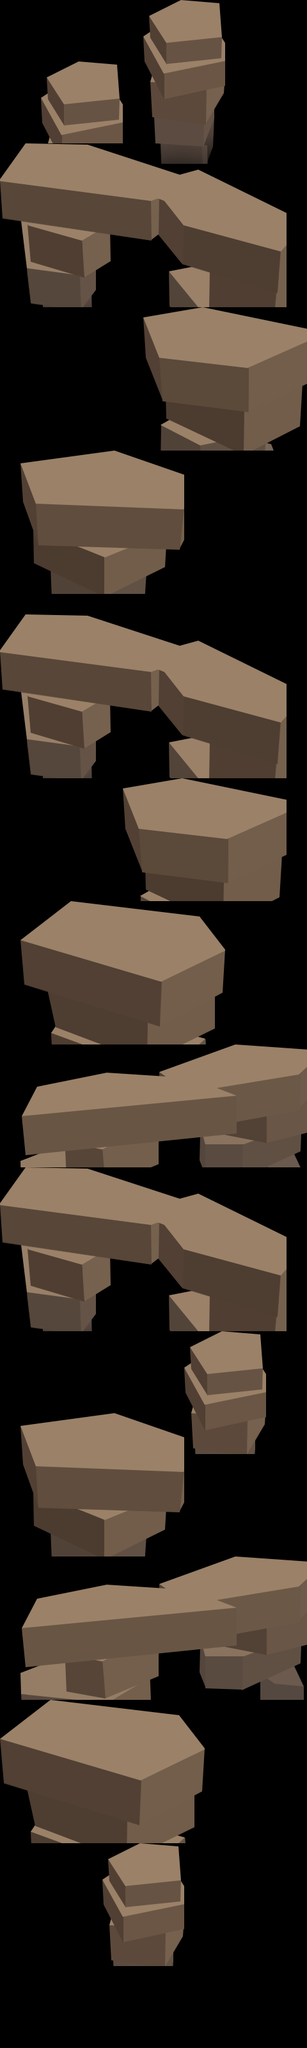

The image is a tile-based game level rendered from a .tmx file. Its description and source (layers, tilesets, objects; grid data summarised) follow:
An orthogonal 15x100 tile map with 32x32 px tiles, 6 tile layers (land0, land3, land4, land6, ...), 8 tilesets and 25 objects (25x monster).

<map version="1.0" orientation="orthogonal" width="15" height="100" tilewidth="32" tileheight="32">
 <tileset firstgid="1" name="rock3" tilewidth="32" tileheight="32">
  <image source="rock3.png" width="321" height="395" />
 </tileset>
 <tileset firstgid="121" name="rock4" tilewidth="32" tileheight="32">
  <image source="rock4.png" width="476" height="350" />
 </tileset>
 <tileset firstgid="261" name="rock5" tilewidth="32" tileheight="32">
  <image source="rock5.png" width="334" height="543" />
 </tileset>
 <tileset firstgid="421" name="rock6" tilewidth="32" tileheight="32">
  <image source="rock6.png" width="277" height="318" />
 </tileset>
 <tileset firstgid="493" name="rock7" tilewidth="32" tileheight="32">
  <image source="rock7.png" width="287" height="328" />
 </tileset>
 <tileset firstgid="573" name="rock0" tilewidth="32" tileheight="32">
  <image source="rock0.png" width="144" height="274" />
 </tileset>
 <tileset firstgid="605" name="rock1" tilewidth="32" tileheight="32">
  <image source="rock1.png" width="479" height="392" />
 </tileset>
 <tileset firstgid="773" name="rock2" tilewidth="32" tileheight="32">
  <image source="rock2.png" width="159" height="287" />
 </tileset>
 <layer name="land0" width="15" height="100">
  <data>[1500 cells, 96 non-empty, 32 distinct tile ids]</data>
 </layer>
 <layer name="land3" width="15" height="100">
  <data>[1500 cells, 140 non-empty, 70 distinct tile ids]</data>
 </layer>
 <layer name="land4" width="15" height="100">
  <data>[1500 cells, 182 non-empty, 98 distinct tile ids]</data>
 </layer>
 <layer name="land6" width="15" height="100">
  <data>[1500 cells, 112 non-empty, 56 distinct tile ids]</data>
 </layer>
 <layer name="land1" width="15" height="100">
  <data>[1500 cells, 336 non-empty, 112 distinct tile ids]</data>
 </layer>
 <layer name="land7" width="15" height="100">
  <data>[1500 cells, 104 non-empty, 56 distinct tile ids]</data>
 </layer>
 <objectgroup name="objects" width="15" height="100">
  <object name="enemy" type="monster" x="204" y="2876" width="49" height="33">
   <properties>
    <property name="enemyID" value="24" />
   </properties>
  </object>
  <object name="enemy" type="monster" x="123" y="2661" width="51" height="34">
   <properties>
    <property name="enemyID" value="25" />
   </properties>
  </object>
  <object name="enemy" type="monster" x="79" y="2480" width="52" height="32">
   <properties>
    <property name="enemyID" value="26" />
   </properties>
  </object>
  <object name="enemy" type="monster" x="230" y="2462" width="41" height="35">
   <properties>
    <property name="enemyID" value="27" />
   </properties>
  </object>
  <object name="enemy" type="monster" x="360" y="2420" width="49" height="43">
   <properties>
    <property name="enemyID" value="28" />
   </properties>
  </object>
  <object name="enemy" type="monster" x="131" y="2198" width="67" height="33">
   <properties>
    <property name="enemyID" value="29" />
   </properties>
  </object>
  <object name="enemy" type="monster" x="332" y="2082" width="48" height="31">
   <properties>
    <property name="enemyID" value="30" />
   </properties>
  </object>
  <object name="enemy" type="monster" x="359" y="1889" width="40" height="40">
   <properties>
    <property name="enemyID" value="31" />
   </properties>
  </object>
  <object name="enemy" type="monster" x="240" y="1843" width="42" height="35">
   <properties>
    <property name="enemyID" value="32" />
   </properties>
  </object>
  <object name="enemy" type="monster" x="89" y="1810" width="45" height="35">
   <properties>
    <property name="enemyID" value="33" />
   </properties>
  </object>
  <object name="enemy" type="monster" x="98" y="1665" width="37" height="34">
   <properties>
    <property name="enemyID" value="34" />
   </properties>
  </object>
  <object name="enemy" type="monster" x="228" y="1658" width="51" height="38">
   <properties>
    <property name="enemyID" value="35" />
   </properties>
  </object>
  <object name="enemy" type="monster" x="373" y="1617" width="47" height="42">
   <properties>
    <property name="enemyID" value="36" />
   </properties>
  </object>
  <object name="enemy" type="monster" x="171" y="1389" width="57" height="58">
   <properties>
    <property name="enemyID" value="37" />
   </properties>
  </object>
  <object name="enemy" type="monster" x="284" y="1198" width="63" height="50">
   <properties>
    <property name="enemyID" value="38" />
   </properties>
  </object>
  <object name="enemy" type="monster" x="335" y="1003" width="48" height="43">
   <properties>
    <property name="enemyID" value="39" />
   </properties>
  </object>
  <object name="enemy" type="monster" x="212" y="967" width="47" height="45">
   <properties>
    <property name="enemyID" value="40" />
   </properties>
  </object>
  <object name="enemy" type="monster" x="71" y="935" width="53" height="47">
   <properties>
    <property name="enemyID" value="41" />
   </properties>
  </object>
  <object name="enemy" type="monster" x="130" y="686" width="45" height="46">
   <properties>
    <property name="enemyID" value="42" />
   </properties>
  </object>
  <object name="enemy" type="monster" x="307" y="465" width="53" height="40">
   <properties>
    <property name="enemyID" value="43" />
   </properties>
  </object>
  <object name="enemy" type="monster" x="353" y="285" width="50" height="44">
   <properties>
    <property name="enemyID" value="44" />
   </properties>
  </object>
  <object name="enemy" type="monster" x="217" y="245" width="44" height="33">
   <properties>
    <property name="enemyID" value="45" />
   </properties>
  </object>
  <object name="enemy" type="monster" x="73" y="218" width="51" height="36">
   <properties>
    <property name="enemyID" value="46" />
   </properties>
  </object>
  <object name="enemy" type="monster" x="110" y="84" width="41" height="36">
   <properties>
    <property name="enemyID" value="47" />
   </properties>
  </object>
  <object name="enemy" type="monster" x="273" y="1" width="41" height="33">
   <properties>
    <property name="enemyID" value="48" />
   </properties>
  </object>
 </objectgroup>
</map>
